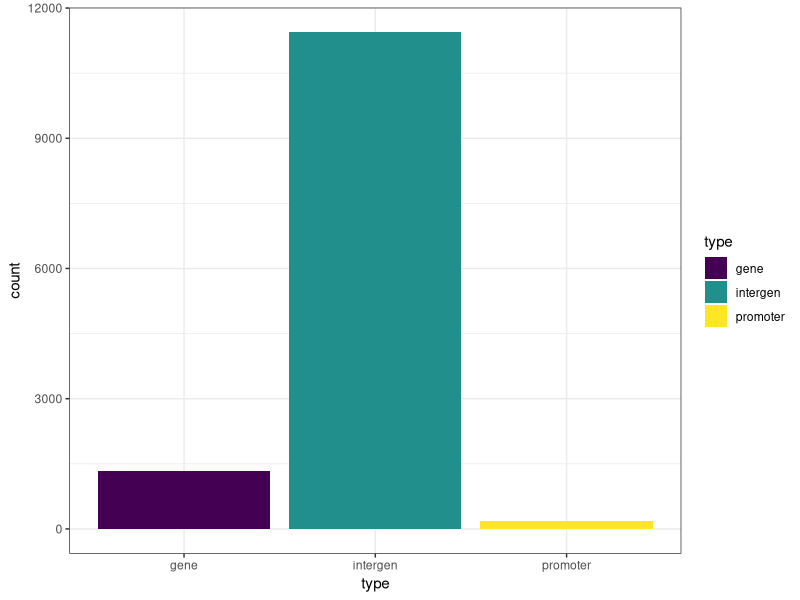
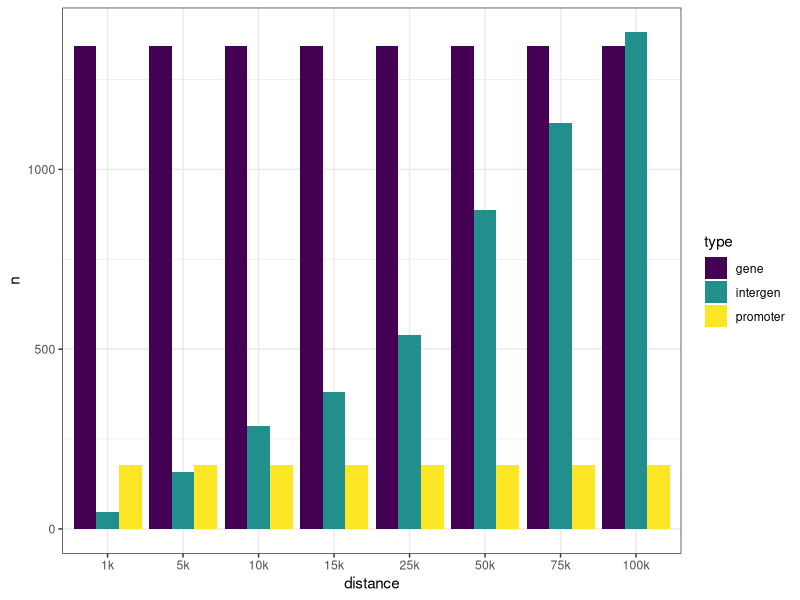
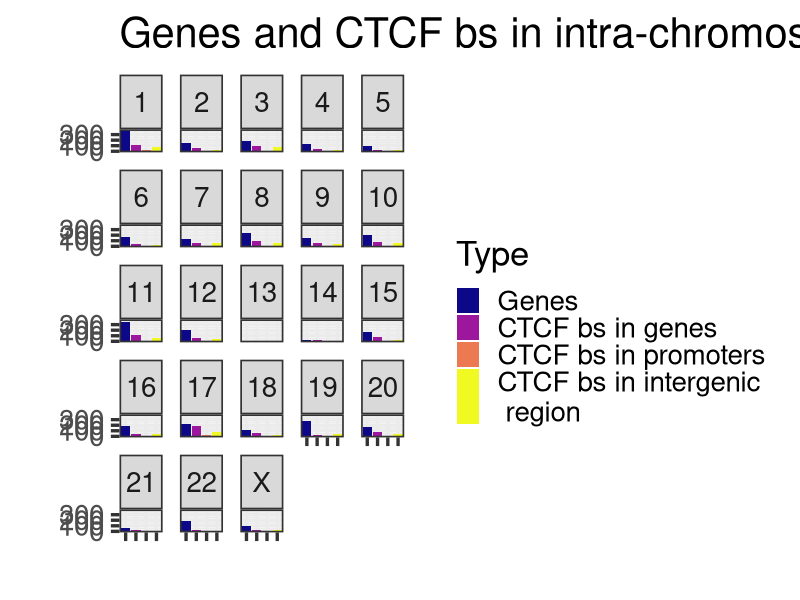

Source code (R) for these figures, in order:
library(readr)
library(dplyr)
library(ggplot2)
library(IRanges)

### Read the classified CTCFs
ctcfs <- read_tsv("data/ctcfs/class_ctcfs_5000_500.tsv", col_types = cols(
  chr = col_character()))

ctcfs %>% select(type) %>% table()
# -5000, 500
# gen  intergen    other promoter 
# 8047     8979     2459      868
# intergen = 11438
# 
# -1000, 100
# gen intergen    other promoter 
# 8270     9393     2523      167 
# intergen = 11916
ctcfs_hits <- read_tsv("data/ctcfs/ctcfs_hits_5000_500.tsv")
genes <- read_tsv("data/luma-intra-vertices.tsv", 
                          col_types = cols_only(
                            ensemblID = col_character(),
                            chr = col_character(),
                            start = col_integer(),
                            end = col_integer()
                          ))
genes <- genes %>% dplyr::rename(id = ensemblID)

luma_ctcfs <- ctcfs_hits %>% 
  semi_join(genes, by = c("sequence" = "id")) %>% 
  select(ctcf) %>% unlist(use.names = FALSE) %>% unique()

## Remove ctcfs that lie on gene promoters or gene bodies in genes that are not 
## in our network. Keep the ones in the intergenic region of genes to check if they include
## other peaks at a certain distance
ctcfs <- bind_rows(
  ctcfs %>% 
    filter(id %in% luma_ctcfs),
  ctcfs %>% 
  filter(!id %in% luma_ctcfs, type  %in% c("intergen", "other"))
  )

promoters <- genes %>% mutate(end = start + 500, start = start - 5000)
extended_regions <- genes %>% mutate(start = start - 5000, end = end)
gene_bodies <- genes %>% mutate(start = start + 500) %>% filter(end > start)

chrs <- as.character(c(seq(1:22), "X"))

### Reclasify
luma_ctfs <- parallel::mclapply(X = chrs, mc.cores = 23, FUN = function(ch){
  chr_ctcfs <- ctcfs %>% filter(chr == ch)
  chr_gene_bodies <- gene_bodies %>% filter(chr == ch)
  chr_promoters <- promoters %>% filter(chr == ch)
  chr_extended_regions <- extended_regions %>% filter(chr == ch)
  
  cranges <- IRanges(start = chr_ctcfs$start, end = chr_ctcfs$end, names = chr_ctcfs$id)
  granges <- IRanges(start = chr_gene_bodies$start, end = chr_gene_bodies$end, names = chr_gene_bodies$id)
  pranges <- IRanges(start = chr_promoters$start, end = chr_promoters$end, names = chr_promoters$id)
  eranges <- IRanges(start = chr_extended_regions$start, end = chr_extended_regions$end, names = chr_extended_regions$id)
  
  #ctcfs in promotoers and gene bodies
  chr_ctcfs <- chr_ctcfs %>% mutate(phits = countOverlaps(cranges, pranges, type = "within"), 
                                    ghits = countOverlaps(cranges, granges, type = "within"))
                         
  phits <- as.data.frame(findOverlaps(cranges, pranges, type = "within")) 
  if(nrow(phits) > 0) {
    phits <- phits  %>% 
      mutate(ctcf = chr_ctcfs$id[queryHits], sequence = chr_promoters$id[subjectHits], type = "promoter")
  }
 
  ghits <- as.data.frame(findOverlaps(cranges, granges, type = "within"))
  if(nrow(ghits) > 0) {
    ghits <- ghits %>% 
      mutate(ctcf = chr_ctcfs$id[queryHits], sequence = chr_gene_bodies$id[subjectHits], type = "gene")
  }
   
  hits <- bind_rows(phits, ghits)
  
  if(nrow(hits) > 0) {
    hits <- hits %>% select(ctcf, sequence, type)
  }
  # Distance to the extended region
  dist <- distanceToNearest(cranges, eranges)
  chr_ctcfs$near_region <- chr_extended_regions$id[to(dist)]
  chr_ctcfs$near_distance <- unlist(elementMetadata(dist))
  return(list(ctcfs = chr_ctcfs, hits = hits))
})

class_ctcfs <- plyr::ldply(lapply(luma_ctfs, "[[", "ctcfs"))
ctcfs_hits <- plyr::ldply(lapply(luma_ctfs, "[[", "hits"))

class_ctcfs <- class_ctcfs %>% mutate(type = case_when(phits > 0 ~ "promoter",
                                                   ghits > 0 ~ "gene",
                                                   TRUE ~ "intergen"))

class_ctcfs %>% select(type) %>% table()
# -5000, 500
# gene intergen promoter 
# 1343    11438      177
# 
# -1000, 100
# gene intergen promoter 
# 1370    11916       48 

png(paste0("figures/ctcfs/class-barplot-luma-5000-500.png"), width = 600, height = 800)
ggplot(class_ctcfs, aes(x = type, fill = type)) +
  geom_bar() +
  theme_bw() +
  scale_fill_viridis_d() 
dev.off()

ctcfs_count <- bind_rows(
  class_ctcfs %>% filter(near_distance <= 100000) %>% select(type) %>% mutate(distance = "100k"),
  class_ctcfs %>% filter(near_distance <= 75000) %>% select(type) %>% mutate(distance = "75k"),
  class_ctcfs %>% filter(near_distance <= 50000) %>% select(type) %>% mutate(distance = "50k"),
  class_ctcfs %>% filter(near_distance <= 25000) %>% select(type) %>% mutate(distance = "25k"),
  class_ctcfs %>% filter(near_distance <= 15000) %>% select(type) %>% mutate(distance = "15k"),
  class_ctcfs %>% filter(near_distance <= 10000) %>% select(type) %>% mutate(distance = "10k"),
  class_ctcfs %>% filter(near_distance <= 5000) %>% select(type) %>% mutate(distance = "5k"),
  class_ctcfs %>% filter(near_distance <= 1000) %>% select(type) %>% mutate(distance = "1k"))
ctcfs_count <- ctcfs_count %>% group_by(type, distance) %>% tally()
ctcfs_count$distance <- factor(ctcfs_count$distance, 
                                  levels = c("1k", "5k", "10k", "15k", "25k", "50k", "75k", "100k"))

png(paste0("figures/ctcfs/class-barplot-luma-distance-5000-500.png"), width = 800, height = 800)
ggplot(ctcfs_count, aes(x = distance,  y = n, fill = type)) +
  geom_bar(position="dodge", stat="identity") +
  theme_bw() +
  scale_fill_viridis_d() 
dev.off()

## digamos que 50k 
class_ctcfs_50 <- class_ctcfs %>% filter(near_distance <= 50000)

class_ctcfs_50 %>% select(type) %>% table()
# -5000, 500
# gene intergen promoter 
# 1343      887      177 

# -1000, 100
# gene intergen promoter 
# 1370     1027       48 
plot_ctcfs <- class_ctcfs_50 %>% select(type, chr) %>% 
  bind_rows(genes %>% select(chr) %>% mutate(type = "mrna")) %>% 
  mutate(type = ordered(as.factor(type), levels = c("mrna", "gene", "promoter", "intergen")),
         chr = ordered(chr, levels = chrs))
  
png(paste0("figures/ctcfs/ctcfs-by-chr-type-5000-500.png"), width = 1200, height = 1200)
ggplot(plot_ctcfs, aes(x = type, fill = type)) +
  geom_bar() +
  theme_bw(base_size = 25) +
  theme(axis.text.x = element_blank()) +
  scale_fill_viridis_d(option = "C", name = "Type",
                       labels = c("Genes", "CTCF bs in genes", "CTCF bs in promoters", "CTCF bs in intergenic\n region" )) + 
  facet_wrap(~chr) +
  xlab("") +
  ylab("") +
  ggtitle("Genes and CTCF bs in intra-chromosomal communities") 
dev.off()

write_tsv(class_ctcfs, path = "data/ctcfs/ctcfs_in_intra_luma_5000_500.tsv")
write_tsv(ctcfs_hits, path  = "data/ctcfs/ctcfs_hits_in_intra_luma_5000_500.tsv")
write_tsv(class_ctcfs_50, path  = "data/ctcfs/ctcfs_in_intra_luma_50k_5000_500.tsv")
